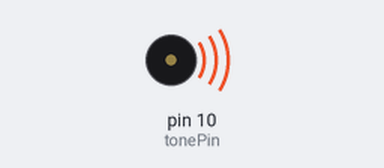
The sketch below on a simulated Arduino Uno, built with avr-gcc and run on an emulated ATmega328P. Shown: buzzer (waves = sounding).

Above: at 0.1 s.
Timing chart, 0 to 40.0 s (numbered marks = the images above):
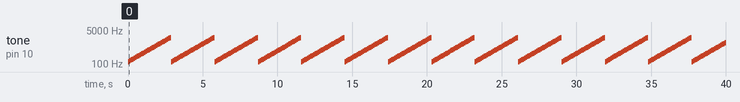

Measured:
- by itself, tone on pin 10 (tonePin): plays 131 Hz for 0.10 s, 147 Hz for 0.10 s, 165 Hz for 0.10 s, 175 Hz for 0.10 s, 196 Hz for 0.10 s, 220 Hz for 0.10 s … (400 notes in this stretch)

The sketch:

Musical.ino
```cpp
#include <Tone.h>

Tone tone1;
//our array of note frequencies
int note[] = {
NOTE_C3, NOTE_D3, NOTE_E3, NOTE_F3, NOTE_G3, NOTE_A3, NOTE_B3,
NOTE_C4, NOTE_D4, NOTE_E4, NOTE_F4, NOTE_G4, NOTE_A4, NOTE_B4,
NOTE_C5, NOTE_D5, NOTE_E5, NOTE_F5, NOTE_G5, NOTE_A5, NOTE_B5,
NOTE_C6, NOTE_D6, NOTE_E6, NOTE_F6, NOTE_G6, NOTE_A6, NOTE_B6, NOTE_C7 };
int tonePin = 10;
void setup()
{
  tone1.begin(tonePin); //attach tone1 to tonePin
}
void loop()
{
  for (int i = 0; i <29; ++i)
  {
    tone1.play(note[i]);
    delay(100);
  }
}
```
